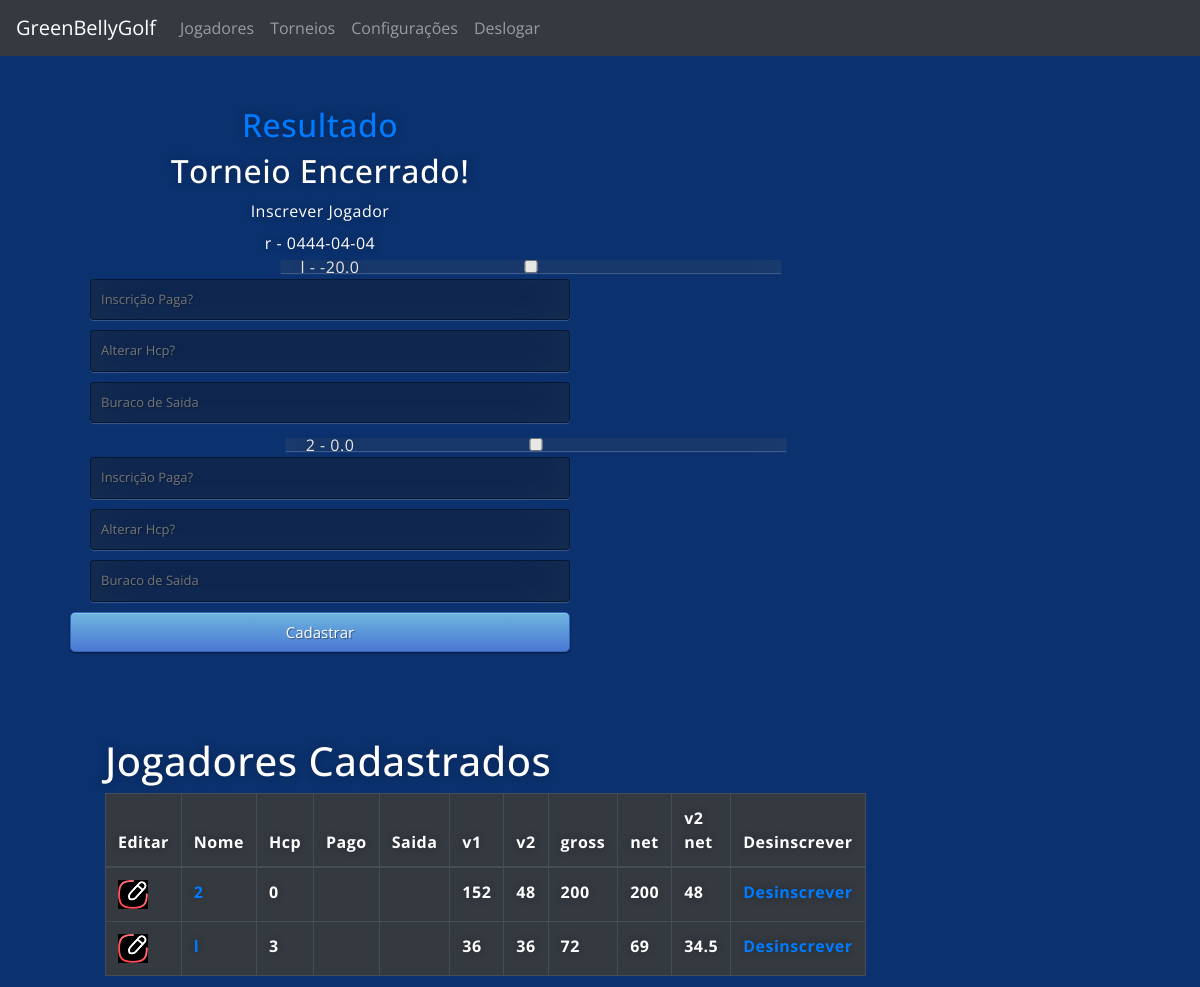
Screenshot of /torneio/apuracao/3 (signed in) with the database file from the repository.
### main.py (models this page shows)
class Torneios(db.Model):
    clube_id = db.Column(db.Integer)
    id = db.Column(db.Integer, primary_key=True)
    name = db.Column(db.String(1000))
    date = db.Column(db.String(100))
    type = db.Column(db.String(100))
    cat = db.Column(db.String(100))
    tees_saida = db.Column(db.String(100))
    encerrado = db.Column(db.String(100))

class Player(db.Model):
    id = db.Column(db.Integer, primary_key=True)
    clube_id = db.Column(db.Integer)
    name = db.Column(db.String(1000))
    email = db.Column(db.String(100))
    hcp_id = db.Column(db.Integer, unique=True)
    hcp_index = db.Column(db.Float)
    hcp_qn = db.Column(db.Integer)
    rest_hcp_qn = db.Column(db.Integer)
    pt_ranking = db.Column(db.Float)
    cat = db.Column(db.String(10))
    juv = db.Column(db.String(10))
    senior = db.Column(db.String(10))

class Torneio_atual(db.Model):
    clube_id = db.Column(db.Integer)
    id = db.Column(db.Integer, primary_key=True)
    torneio_id = db.Column(db.String(100))
    jogador_id = db.Column(db.String(100))
    jogador = db.Column(db.String(100))
    tee_saida = db.Column(db.String(100))
    hcp = db.Column(db.Integer)
    cat = db.Column(db.String(100))
    juv = db.Column(db.String(100))
    senior = db.Column(db.String(100))
    b_saida = db.Column(db.String(100))
    pago = db.Column(db.String(100))
    b1 = db.Column(db.Integer)
    b2 = db.Column(db.Integer)
    b3 = db.Column(db.Integer)
    b4 = db.Column(db.Integer)
    b5 = db.Column(db.Integer)
    b6 = db.Column(db.Integer)
    b7 = db.Column(db.Integer)
    b8 = db.Column(db.Integer)
    b9 = db.Column(db.Integer)
    b10 = db.Column(db.Integer)
    b11 = db.Column(db.Integer)
    b12 = db.Column(db.Integer)
    b13 = db.Column(db.Integer)
    b14 = db.Column(db.Integer)
    b15 = db.Column(db.Integer)
    b16 = db.Column(db.Integer)
    b17 = db.Column(db.Integer)
    b18 = db.Column(db.Integer)
    v1_gross = db.Column(db.Integer)
    v2_gross = db.Column(db.Integer)
    total_gross = db.Column(db.Integer)
    total_net = db.Column(db.Integer)
    v2_net = db.Column(db.Integer)
    ult_6b_net = db.Column(db.Integer)
    ult_3b_net = db.Column(db.Integer)
    ult_b_net = db.Column(db.Integer)
    ganhos = db.Column(db.Integer)
    pt_rkg = db.Column(db.Integer)
    obs = db.Column(db.String(100))

### main.py (the view, shortened to what this page needs)
@app.route('/torneio/apuracao/<id>', methods=["GET", "POST"])
@login_required
def torneio_atual(id):
    t = Torneios.query.filter_by(id=id).first()
    torneio = Torneio_atual.query.filter_by(
        torneio_id=id).order_by(Torneio_atual.b_saida.asc(), Torneio_atual.jogador).all()
    print(t)
    p = Player.query.all()
    return render_template('torneio_atual.html',
                           title='Players',
                           name=current_user.name, t=t, p=p, torneio=torneio, logged_in=True)

### main.py (called while the page is built)
@login_manager.user_loader
def load_user(user_id):
    return User.query.get(int(user_id))

### templates/torneio_atual.html (shortened to what this page needs)
{% extends "base.html" %}
{% block content %}
<div class="box_left">
    <div>
        <h2><a href="{{ url_for('resultado_apuracao', id=t.id) }}"> Resultado</a> </h2>
    </div>
    {%if t.encerrado =="sim"%}
    <div>
        <h2> Torneio Encerrado! </h2>
    </div>
    {% endif %}
    <div><label for="player">Inscrever Jogador</label>
        <div>{{t.name}} - {{t.date}}</div>
        <form action="{{ url_for('torneio_atual', id=t.id) }}" method="post">
            {% for player in p %}
            <div class="form-check">
                <input class="form-check-input" type="checkbox" value={{player.hcp_id}} name="checkbox_jogadores"
                    id="checkbox_jogadores">
                <label class="form-check-label" for="checkbox_jogadores">
                    {{player.name}} - {{player.hcp_qn}}
                </label>
                <input type="text" name="{{player.hcp_id}}_pago" placeholder="Inscrição Paga?" />
                <input type="text" name="{{player.hcp_id}}_hcp" placeholder="Alterar Hcp?" />
                <input type="text" name="{{player.hcp_id}}_b_saida" placeholder="Buraco de Saida" />
            </div>
            {% endfor %}
            <button type="submit" class="btn btn-primary btn-block btn-large">Cadastrar</button>
        </form>
        <div class="jog_cad">
            <h1 style="padding-top:50px">Jogadores Cadastrados</h1>
            <table class="table table-dark table-bordered ">
                <thead class="thead-dark">
                    <tr>
                        <th scope="col">Editar</th>
                        <th scope="col">Nome</th>
                        <th scope="col">Hcp</th>
                        <th scope="col">Pago</th>
                        <th scope="row">Saida</th>
                        <th scope="col">v1</th>
                        <th scope="col">v2</th>
                        <th scope="col">gross</th>
                        <th scope="col">net</th>
                        <th scope="col">v2 net</th>
                        <th scope="col">Desinscrever</th>
                    </tr>
                </thead>
                <tbody>
                    {% for row in torneio %}
                    <tr>
                        <th scope="row"><a href="/torneio/apuracao/{{row.torneio_id}}/{{row.jogador_id}}"><img
                                    src="/static/img/edit.png"></a></th>
                        <th scope="row"><a
                                href="/torneio/apuracao/{{row.torneio_id}}/{{row.jogador_id}}">{{row.jogador}}</a>
                        </th>
                        <th scope="row">{{row.hcp}}</th>
                        <th scope="row">{{row.pago}}</th>
                        <th scope="row">{{row.b_saida}}</th>
                        <th scope="row">{{row.v1_gross}}</th>
                        <th scope="row">{{row.v2_gross}}</th>
                        <th scope="row">{{row.total_gross}}</th>
                        <th scope="row">{{row.total_net}}</th>
                        <th scope="row">{{row.v2_net}}</th>
                        <th scope="row"><a
                                href="/torneio/apuracao/{{row.torneio_id}}/{{row.jogador_id}}/delete">Desinscrever</a>
                        </th>
                        {% endfor %}
                </tbody>
        </div>
    </div>
    {% endblock %}

### templates/base.html (shortened to what this page needs)
<!DOCTYPE html>
<html>
<head>
  <link rel="stylesheet" href="https://stackpath.bootstrapcdn.com/bootstrap/4.5.2/css/bootstrap.min.css">
  <link rel="stylesheet" href="{{ url_for('static', filename='css/styles.css')}}">
</head>
<body>
  <nav class="navbar navbar-expand-lg navbar-dark bg-dark">
    {% if logged_in: %}
    <a class="navbar-brand" href="/clube">GreenBellyGolf</a>
    {% endif %}
    <div class="collapse navbar-collapse" id="navbarSupportedContent">
      <ul class="navbar-nav mr-auto">
        {% if logged_in: %}
        <li class="nav-item">
          <a class="nav-link" href="{{ url_for('jogadores') }}">Jogadores</a>
        <li class="nav-item">
          <a class="nav-link" href="{{ url_for('criartorneio') }}">Torneios</a>
        <li class="nav-item">
          <a class="nav-link" href="{{ url_for('config') }}">Configurações</a>
        <li class="nav-item">
          <a class="nav-link" href="{{ url_for('logout') }}">Deslogar</a>
          {% endif %}
        </li>
      </ul>
    </div>
  </nav>
  {% block content %}
  {% endblock %}
</body>
</html>

### static/css/styles.css (style rules this page uses)
.btn { display: inline-block; *display: inline; *zoom: 1; padding: 10px 10px 10px; margin-bottom: 0; font-size: 13px; line-height: 18px; color: #333333; text-align: center; text-shadow: 0 1px 1px rgba(255, 255, 255, 0.75); vertical-align: middle; background-color: #f5f5f5; background-image: -moz-linear-gradient(top, #ffffff, #e6e6e6); background-image: -ms-linear-gradient(top, #ffffff, #e6e6e6); background-image: -webkit-gradient(linear, 0 0, 0 100%, from(#ffffff), to(#e6e6e6)); background-image: -webkit-linear-gradient(top, #ffffff, #e6e6e6); background-image: -o-linear-gradient(top, #ffffff, #e6e6e6); background-image: linear-gradient(top, #ffffff, #e6e6e6); background-repeat: repeat-x; filter: progid:dximagetransform.microsoft.gradient(startColorstr=#ffffff, endColorstr=#e6e6e6, GradientType=0); border-color: #e6e6e6 #e6e6e6 #e6e6e6; border-color: rgba(0, 0, 0, 0.1) rgba(0, 0, 0, 0.1) rgba(0, 0, 0, 0.25); border: 1px solid #e6e6e6; -webkit-border-radius: 4px; -moz-border-radius: 4px; border-radius: 4px; -webkit-box-shadow: inset 0 1px 0 rgba(255, 255, 255, 0.2), 0 1px 2px rgba(0, 0, 0, 0.05); -moz-box-shadow: inset 0 1px 0 rgba(255, 255, 255, 0.2), 0 1px 2px rgba(0, 0, 0, 0.05); box-shadow: inset 0 1px 0 rgba(255, 255, 255, 0.2), 0 1px 2px rgba(0, 0, 0, 0.05); cursor: pointer; *margin-left: .3em; }
.btn-large { padding: 9px 14px; font-size: 15px; line-height: normal; -webkit-border-radius: 5px; -moz-border-radius: 5px; border-radius: 5px; }
.btn-primary, .btn-primary:hover { text-shadow: 0 -1px 0 rgba(0, 0, 0, 0.25); color: #ffffff; }
.btn-primary { background-color: #4a77d4; background-image: -moz-linear-gradient(top, #6eb6de, #4a77d4); background-image: -ms-linear-gradient(top, #6eb6de, #4a77d4); background-image: -webkit-gradient(linear, 0 0, 0 100%, from(#6eb6de), to(#4a77d4)); background-image: -webkit-linear-gradient(top, #6eb6de, #4a77d4); background-image: -o-linear-gradient(top, #6eb6de, #4a77d4); background-image: linear-gradient(top, #6eb6de, #4a77d4); background-repeat: repeat-x; filter: progid:dximagetransform.microsoft.gradient(startColorstr=#6eb6de, endColorstr=#4a77d4, GradientType=0); border: 1px solid #3762bc; text-shadow: 1px 1px 1px rgba(0, 0, 0, 0.4); box-shadow: inset 0 1px 0 rgba(255, 255, 255, 0.2), 0 1px 2px rgba(0, 0, 0, 0.5); }
.btn-block { width: 100%; display: block; margin-bottom: 20px; }
* { -webkit-box-sizing: border-box; -moz-box-sizing: border-box; -ms-box-sizing: border-box; -o-box-sizing: border-box; box-sizing: border-box; }
html { height: 100%; margin: auto; }
body { margin: auto; height: 100%; font-family: 'Open Sans', sans-serif; background: #0b316e; }
a { text-decoration: none; text-align: center; }
input { width: 100%; margin-bottom: 10px; background: rgba(0, 0, 0, 0.3); border: none; outline: none; padding: 10px; font-size: 13px; color: #fff; text-shadow: 1px 1px 1px rgba(0, 0, 0, 0.3); border: 1px solid rgba(0, 0, 0, 0.3); border-radius: 4px; box-shadow: inset 0 -5px 45px rgba(100, 100, 100, 0.2), 0 1px 1px rgba(255, 255, 255, 0.2); -webkit-transition: box-shadow .5s ease; -moz-transition: box-shadow .5s ease; -o-transition: box-shadow .5s ease; -ms-transition: box-shadow .5s ease; transition: box-shadow .5s ease; }
.box_left { position: relative; top: 5%; left: 5%; margin: 10px 0 0 10px; width: 500px; height: 300px; color: #fff; text-shadow: 0 0 10px rgba(0, 0, 0, 0.3); letter-spacing: 0.5px; text-align: center; }
.jog_cad { position: relative; left: 5%; margin: 35px 0 0 10px; width: fit-content; height: 300px; color: #fff; text-shadow: 0 0 10px rgba(0, 0, 0, 0.3); letter-spacing: 0.5px; text-align: left; }

### rows the page displays
Torneios: name "r", date "0444-04-04"
Player: name "l", hcp_qn "-20.0"
Player: name "2", hcp_qn "0.0"
Torneio_atual: jogador "2", hcp "0", v1_gross "152", v2_gross "48", total_gross "200", total_net "200", v2_net "48"
Torneio_atual: jogador "l", hcp "3", v1_gross "36", v2_gross "36", total_gross "72", total_net "69", v2_net "34.5"
